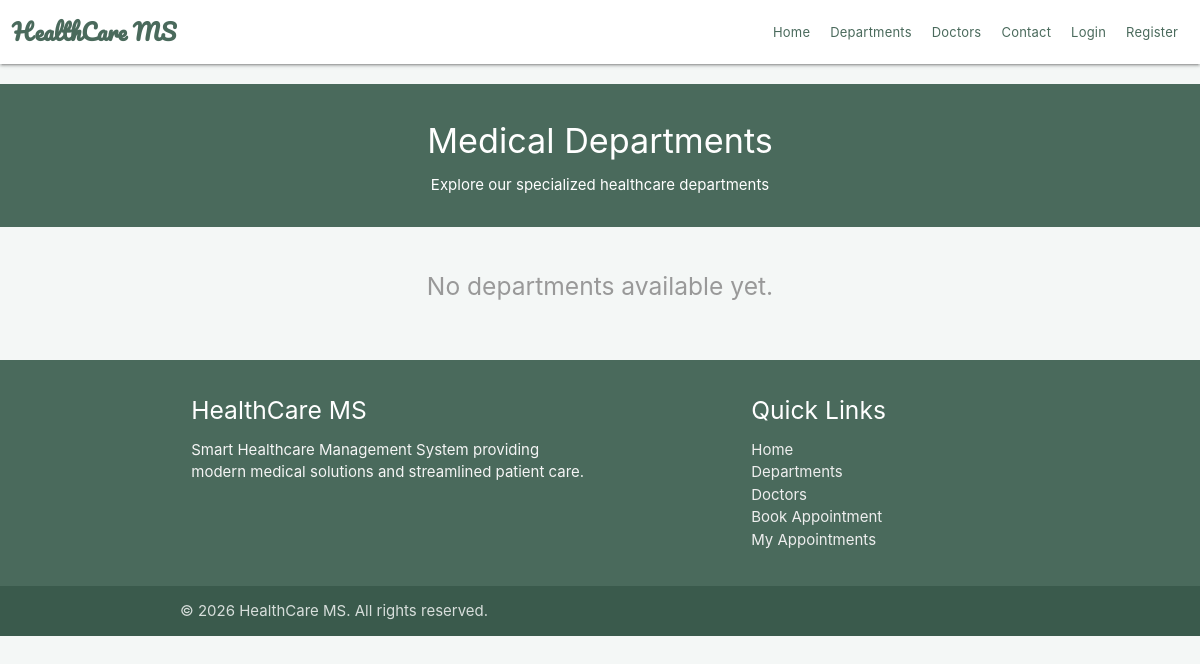
/departments.php, run on an earlier commit of the app's database.
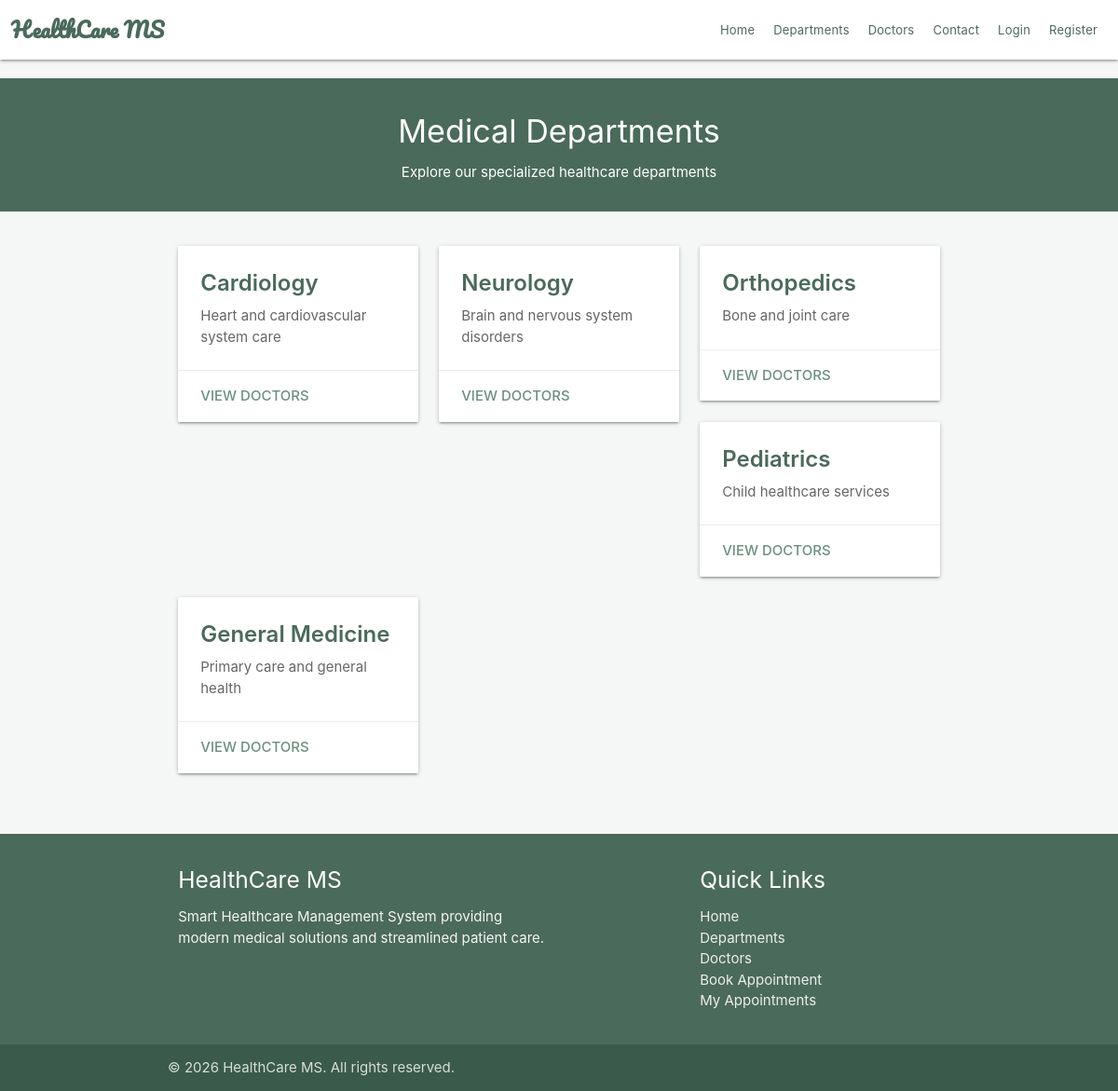
And on a later commit of the database.
### tables this page shows
CREATE TABLE `departments` (
    `id` int(11) NOT NULL,
    `dept_name` varchar(250) NOT NULL,
    `short_desc` varchar(250) NOT NULL,
    `long_desc` varchar(500) NOT NULL
);

### departments.php (the view, shortened to what this page needs)
<?php
require_once('backends/connection-pdo.php');
$sql = "SELECT * FROM departments";
$query = $pdoconn->prepare($sql);
$query->execute();
$departments = $query->fetchAll(PDO::FETCH_ASSOC);
?>
<!DOCTYPE html>
<html lang="en">
<head>
    <link rel="stylesheet" href="https://cdnjs.cloudflare.com/ajax/libs/materialize/1.0.0/css/materialize.min.css">
    <link rel="stylesheet" href="css/style.css">
    <link rel="stylesheet" href="css/healthcare-theme.css">
</head>
<body>
    <?php require('chunks/navbar.php'); ?>
    <div class="section white-text center" style="background: #4a6a5c; margin-top: 20px;">
        <h4>Medical Departments</h4>
        <p>Explore our specialized healthcare departments</p>
    </div>
    <div class="container" style="margin-top: 30px; margin-bottom: 50px;">
        <div class="row">
            <?php if (count($departments) > 0): ?>
                <?php foreach ($departments as $dept): ?>
                    <div class="col s12 m6 l4">
                        <div class="card hoverable">
                            <div class="card-content">
                                <span class="card-title" style="color: #4a6a5c; font-weight: 600;"><?php echo htmlspecialchars($dept['dept_name']); ?></span>
                                <p style="color: #666;"><?php echo htmlspecialchars($dept['short_desc']); ?></p>
                            </div>
                            <div class="card-action">
                                <a href="doctors.php?dept_id=<?php echo $dept['id']; ?>" style="color: #6b9080; font-weight: 500;">View Doctors</a>
                            </div>
                        </div>
                    </div>
                <?php endforeach; ?>
            <?php else: ?>
                <div class="col s12 center">
                    <h5 style="color: #999;">No departments available yet.</h5>
                </div>
            <?php endif; ?>
        </div>
    </div>
    <?php require('chunks/footer.php'); ?>
</body>
</html>

What changed in the data, as far as the page shows it:
added departments: dept_name "Cardiology", short_desc "Heart and cardiovascular system care"
added departments: dept_name "Neurology", short_desc "Brain and nervous system disorders"
added departments: dept_name "Orthopedics", short_desc "Bone and joint care"
added departments: dept_name "Pediatrics", short_desc "Child healthcare services"
added departments: dept_name "General Medicine", short_desc "Primary care and general health"
Also different on the page:
text no longer shown: "No departments available yet."
